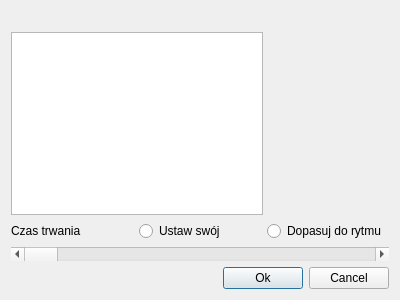
<?xml version="1.0" encoding="UTF-8"?>
<ui version="4.0">
 <class>Step</class>
 <widget class="QDialog" name="Step">
  <property name="geometry">
   <rect>
    <x>0</x>
    <y>0</y>
    <width>400</width>
    <height>300</height>
   </rect>
  </property>
  <property name="windowTitle">
   <string>Dialog</string>
  </property>
  <layout class="QVBoxLayout" name="verticalLayout">
   <item>
    <layout class="QHBoxLayout" name="horizontalLayout">
     <property name="sizeConstraint">
      <enum>QLayout::SetDefaultConstraint</enum>
     </property>
     <item>
      <widget class="QLabel" name="nazwa">
       <property name="minimumSize">
        <size>
         <width>0</width>
         <height>15</height>
        </size>
       </property>
       <property name="maximumSize">
        <size>
         <width>16777215</width>
         <height>15</height>
        </size>
       </property>
       <property name="text">
        <string/>
       </property>
       <property name="alignment">
        <set>Qt::AlignHCenter|Qt::AlignTop</set>
       </property>
       <property name="indent">
        <number>0</number>
       </property>
      </widget>
     </item>
    </layout>
   </item>
   <item>
    <layout class="QHBoxLayout" name="horizontalLayout_2">
     <item>
      <widget class="QTextBrowser" name="naopis">
       <property name="html">
        <string>&lt;!DOCTYPE HTML PUBLIC &quot;-//W3C//DTD HTML 4.0//EN&quot; &quot;http://www.w3.org/TR/REC-html40/strict.dtd&quot;&gt;
&lt;html&gt;&lt;head&gt;&lt;meta name=&quot;qrichtext&quot; content=&quot;1&quot; /&gt;&lt;style type=&quot;text/css&quot;&gt;
p, li { white-space: pre-wrap; }
&lt;/style&gt;&lt;/head&gt;&lt;body style=&quot; font-family:'MS Shell Dlg 2'; font-size:8.25pt; font-weight:400; font-style:normal;&quot;&gt;
&lt;p align=&quot;justify&quot; style=&quot;-qt-paragraph-type:empty; margin-top:0px; margin-bottom:0px; margin-left:0px; margin-right:0px; -qt-block-indent:0; text-indent:0px;&quot;&gt;&lt;br /&gt;&lt;/p&gt;&lt;/body&gt;&lt;/html&gt;</string>
       </property>
      </widget>
     </item>
     <item>
      <widget class="QLabel" name="naanimacje">
       <property name="minimumSize">
        <size>
         <width>120</width>
         <height>120</height>
        </size>
       </property>
       <property name="maximumSize">
        <size>
         <width>120</width>
         <height>120</height>
        </size>
       </property>
       <property name="text">
        <string/>
       </property>
      </widget>
     </item>
    </layout>
   </item>
   <item>
    <layout class="QHBoxLayout" name="horizontalLayout_3">
     <item>
      <widget class="QLabel" name="label_7">
       <property name="text">
        <string>Czas trwania</string>
       </property>
      </widget>
     </item>
     <item>
      <widget class="QRadioButton" name="radioButton">
       <property name="text">
        <string>Ustaw swój</string>
       </property>
      </widget>
     </item>
     <item>
      <widget class="QRadioButton" name="radioButton_2">
       <property name="text">
        <string>Dopasuj do rytmu</string>
       </property>
      </widget>
     </item>
    </layout>
   </item>
   <item>
    <widget class="QScrollBar" name="horizontalScrollBar">
     <property name="orientation">
      <enum>Qt::Horizontal</enum>
     </property>
    </widget>
   </item>
   <item>
    <layout class="QHBoxLayout" name="horizontalLayout_4">
     <item>
      <spacer name="horizontalSpacer_2">
       <property name="orientation">
        <enum>Qt::Horizontal</enum>
       </property>
       <property name="sizeHint" stdset="0">
        <size>
         <width>40</width>
         <height>20</height>
        </size>
       </property>
      </spacer>
     </item>
     <item>
      <widget class="QPushButton" name="okbtn">
       <property name="text">
        <string>Ok</string>
       </property>
      </widget>
     </item>
     <item>
      <widget class="QPushButton" name="cancelbtn">
       <property name="text">
        <string>Cancel</string>
       </property>
      </widget>
     </item>
    </layout>
   </item>
  </layout>
 </widget>
 <resources/>
 <connections/>
</ui>
